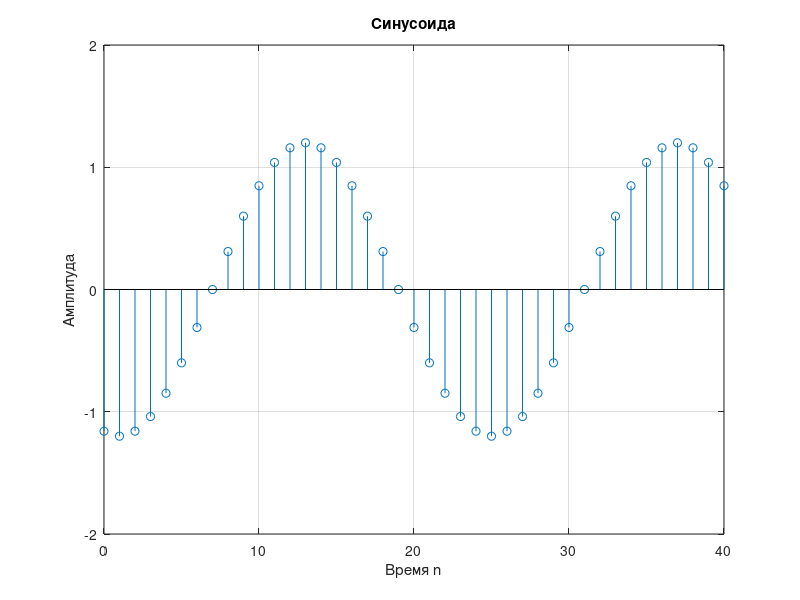

Write MATLAB code to recreate this figure.
% Программа P1_4
% Генерация синусоидальной последовательности
clf;
n=0:40;
f=pi/12  % Частота
phase=pi/12; % Фаза
A=-1.2; % Амплитуда
arg=f*n - phase;
x=A*cos(arg);
stem(n,x); % Вывод сгенерированной последовательности
axis([0 40 -2 2]);
grid;
title('Синусоида');
xlabel('Время n'); ylabel('Амплитуда');
axis;
